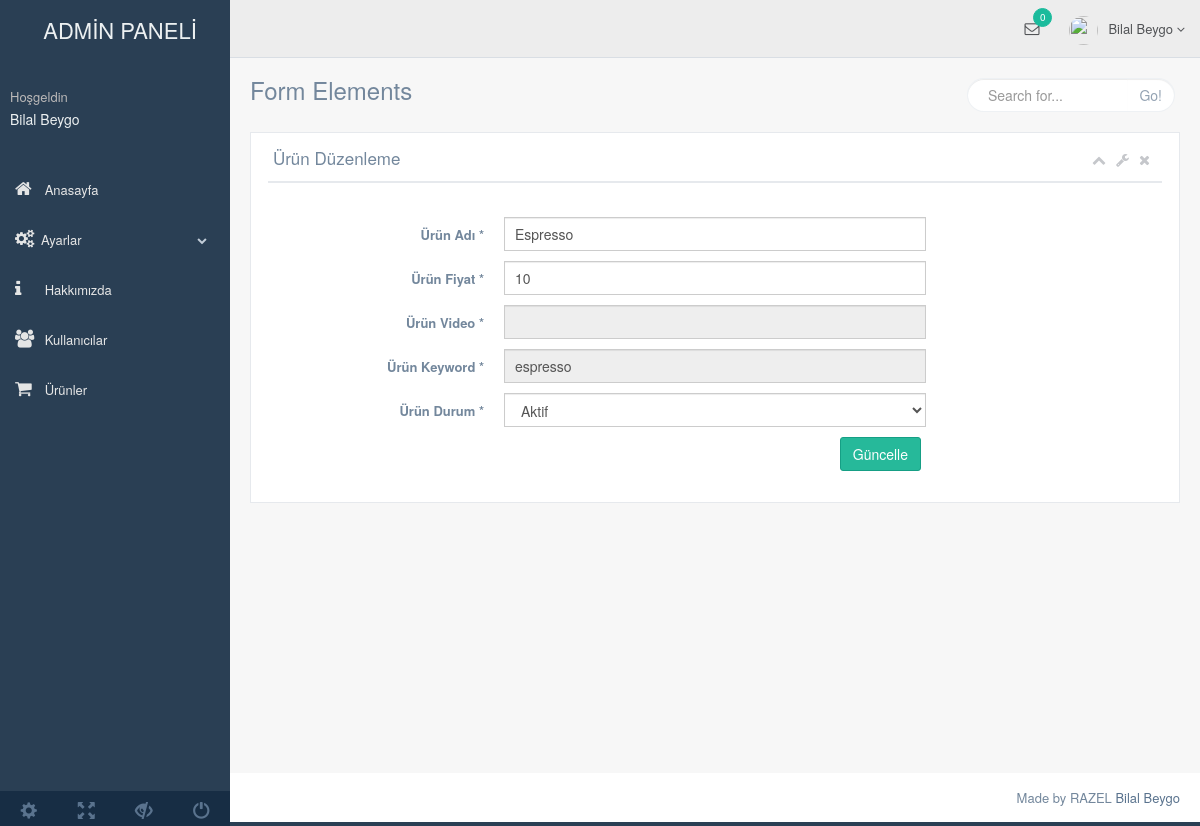
/nedmin/production/urun-duzenle.php?urun_id=2 (signed in), run on the app's committed database.
### tables this page shows
CREATE TABLE `kullanici` (
  `kullanici_id` int(11) NOT NULL,
  `kullanici_zaman` datetime NOT NULL DEFAULT current_timestamp(),
  `kullanici_resim` varchar(250) NOT NULL,
  `kullanici_tc` varchar(50) NOT NULL,
  `kullanici_ad` varchar(50) NOT NULL,
  `kullanici_mail` varchar(100) NOT NULL,
  `kullanici_gsm` varchar(50) NOT NULL,
  `kullanici_password` varchar(50) NOT NULL,
  `kullanici_adsoyad` varchar(50) NOT NULL,
  `kullanici_adres` varchar(250) NOT NULL,
  `kullanici_il` varchar(100) NOT NULL,
  `kullanici_ilce` varchar(100) NOT NULL,
  `kullanici_unvan` varchar(100) NOT NULL,
  `kullanici_yetki` varchar(50) NOT NULL,
  `kullanici_durum` int(1) NOT NULL DEFAULT 1
);

CREATE TABLE `urun` (
  `urun_id` int(11) NOT NULL,
  `kategor_id` int(11) NOT NULL,
  `urun_zaman` timestamp NOT NULL DEFAULT current_timestamp(),
  `urun_ad` varchar(250) NOT NULL,
  `urun_seourl` varchar(250) NOT NULL,
  `urun_detay` text NOT NULL,
  `urun_img_path` varchar(250) NOT NULL,
  `urun_fiyat` float NOT NULL,
  `urun_video` varchar(50) NOT NULL,
  `urun_keyword` varchar(250) NOT NULL,
  `urun_stok` int(11) NOT NULL,
  `urun_durum` enum('0','1') NOT NULL DEFAULT '1'
);

### nedmin/production/urun-duzenle.php (the view, shortened to what this page needs)
<?php
  include 'header.php';
  $urunsor = $db->prepare("SELECT * FROM urun WHERE urun_id=:id");
  $urunsor->execute(array('id' => $_GET['urun_id'] ));
  $uruncek = $urunsor ->fetch(PDO::FETCH_ASSOC);
?>
        <div class="right_col" role="main">
          <div class="">
            <div class="page-title">
              <div class="title_left">
                <h3>Form Elements</h3>
              </div>
              <div class="title_right">
                <div class="col-md-5 col-sm-5 col-xs-12 form-group pull-right top_search">
                  <div class="input-group">
                    <input type="text" class="form-control" placeholder="Search for...">
                    <span class="input-group-btn">
                      <button class="btn btn-default" type="button">Go!</button>
                    </span>
                  </div>
                </div>
              </div>
            </div>
            <div class="clearfix"></div>
            <div class="row">
              <div class="col-md-12 col-sm-12 col-xs-12">
                <div class="x_panel">
                  <div class="x_title">
                    <h2>Ürün Düzenleme </h2>
                    <ul class="nav navbar-right panel_toolbox">
                      <li><a class="collapse-link"><i class="fa fa-chevron-up"></i></a>
                      </li>
                      <li class="dropdown">
                        <a href="#" class="dropdown-toggle" data-toggle="dropdown" role="button" aria-expanded="false"><i class="fa fa-wrench"></i></a>
                      </li>
                      <li><a class="close-link"><i class="fa fa-close"></i></a>
                      </li>
                    </ul>
                    <div class="clearfix"></div>
                  </div>
                  <div class="x_content">
                    <br />
                    <form action="../netting/islem.php" method="POST" id="demo-form2" data-parsley-validate class="form-horizontal form-label-left">
                      <div class="form-group">
                        <label class="control-label col-md-3 col-sm-3 col-xs-12" for="first-name">Ürün Adı <span class="required">*</span>
                        </label>
                        <div class="col-md-6 col-sm-6 col-xs-12">
                          <input name="urun_ad" value="<?php echo $uruncek['urun_ad']?>" type="text" id="first-name" required="required" class="form-control col-md-7 col-xs-12">
                        </div>
                      </div>
                      <div class="form-group">
                        <label class="control-label col-md-3 col-sm-3 col-xs-12" for="first-name">Ürün Fiyat <span class="required">*</span>
                        </label>
                        <div class="col-md-6 col-sm-6 col-xs-12">
                          <input name="urun_fiyat" value="<?php echo $uruncek['urun_fiyat']?>" type="text" id="first-name" required="required" class="form-control col-md-7 col-xs-12">
                        </div>
                      </div>
                      <div class="form-group">
                        <label class="control-label col-md-3 col-sm-3 col-xs-12" for="first-name">Ürün Video <span class="required">*</span>
                        </label>
                        <div class="col-md-6 col-sm-6 col-xs-12">
                          <input name="urun_video" disabled="" value="<?php echo $uruncek['urun_video']?>" type="text" id="first-name" required="required" class="form-control col-md-7 col-xs-12">
                        </div>
                      </div>
                      <div class="form-group">
                        <label class="control-label col-md-3 col-sm-3 col-xs-12" for="first-name">Ürün Keyword <span class="required">*</span>
                        </label>
                        <div class="col-md-6 col-sm-6 col-xs-12">
                          <input name="urun_keyword" disabled="" value="<?php echo $uruncek['urun_keyword']?>" type="text" id="first-name" required="required" class="form-control col-md-7 col-xs-12">
                        </div>
                      </div>
                      <div class="form-group">
                        <label class="control-label col-md-3 col-sm-3 col-xs-12" for="first-name">Ürün Durum <span class="required">*</span>
                        </label>
                        <div class="col-md-6 col-sm-6 col-xs-12">
                          <select id="heard" class="form-control" name="urun_durum" required>
                            <option value="0"<?php echo $uruncek['urun_durum'] == '1' ? 'selected=""' : '';?>>Aktif</option>
                          </select>
                        </div>
                      </div>
                      <div class="form-group" align="right">
                        <div class="col-md-6 col-sm-6 col-xs-12 col-md-offset-3">
                          <button type="submit" name="urunduzenle" class="btn btn-success">Güncelle</button>
                        </div>
                      </div>
                    </form>
                  </div>
                </div>
              </div>
            </div>
          </div>
        </div>
        <?php
          include 'footer.php'
        ?>

### nedmin/production/header.php (shortened to what this page needs)
<?php
  include '../netting/baglan.php';
  $kullanicisor = $db->prepare("SELECT * FROM kullanici WHERE kullanici_mail=:mail");
  $kullanicisor->execute(array('mail' => $_SESSION['kullanici_mail'] ));
  $kullanicicek = $kullanicisor ->fetch(PDO::FETCH_ASSOC);
?>
<!DOCTYPE html>
<html lang="en">
  <head>
    <link href="../vendors/bootstrap/dist/css/bootstrap.min.css" rel="stylesheet">
    <link href="../vendors/font-awesome/css/font-awesome.min.css" rel="stylesheet">
    <link href="../vendors/nprogress/nprogress.css" rel="stylesheet">
    <link href="../vendors/iCheck/skins/flat/green.css" rel="stylesheet">
    <link href="../vendors/datatables.net-bs/css/dataTables.bootstrap.min.css" rel="stylesheet">
    <link href="../vendors/datatables.net-buttons-bs/css/buttons.bootstrap.min.css" rel="stylesheet">
    <link href="../vendors/datatables.net-fixedheader-bs/css/fixedHeader.bootstrap.min.css" rel="stylesheet">
    <link href="../vendors/datatables.net-responsive-bs/css/responsive.bootstrap.min.css" rel="stylesheet">
    <link href="../vendors/datatables.net-scroller-bs/css/scroller.bootstrap.min.css" rel="stylesheet">
    <link href="../build/css/custom.min.css" rel="stylesheet">
  </head>
  <body class="nav-md">
    <div class="container body">
      <div class="main_container">
        <div class="col-md-3 left_col">
          <div class="left_col scroll-view">
            <div align="center" class="navbar nav_title" style="border: 0;">
              <a href="index.php" class="site_title"></i> <span>ADMİN PANELİ</span></a>
            </div>
            <div class="profile clearfix">
              <div class="profile_info">
                <span>Hoşgeldin</span>
                <h2><?php echo $kullanicicek['kullanici_adsoyad']?></h2>
              </div>
            </div>
            <br />
            <div id="sidebar-menu" class="main_menu_side hidden-print main_menu">
              <div class="menu_section">
                <ul class="nav side-menu">
                  <li><a href="index.php"><i class="fa fa-home"></i> Anasayfa</a>
                  </li>
                  <li><a><i class="fa fa-cogs"></i>Ayarlar <span class="fa fa-chevron-down"></span></a>
                  </li>
                  <li><a href="hakkimizda.php"><i class="fa fa-info"></i> Hakkımızda</a>
                  </li>
                  <li><a href="kullanici.php"><i class="fa fa-users"></i> Kullanıcılar</a>
                  </li>
                  <li><a href="urun.php"><i class="fa fa-shopping-cart"></i> Ürünler</span></a></li>
                </ul>
              </div>
            </div>
            <div class="sidebar-footer hidden-small">
              <a data-toggle="tooltip" data-placement="top" title="Settings">
                <span class="glyphicon glyphicon-cog" aria-hidden="true"></span>
              </a>
              <a data-toggle="tooltip" data-placement="top" title="FullScreen">
                <span class="glyphicon glyphicon-fullscreen" aria-hidden="true"></span>
              </a>
              <a data-toggle="tooltip" data-placement="top" title="Lock">
                <span class="glyphicon glyphicon-eye-close" aria-hidden="true"></span>
              </a>
              <a data-toggle="tooltip" data-placement="top" title="Logout">
                <span class="glyphicon glyphicon-off" aria-hidden="true"></span>
              </a>
            </div>
          </div>
        </div>
        <div class="top_nav">
          <div class="nav_menu">
            <nav>
              <ul class="nav navbar-nav navbar-right">
                <li class="">
                  <a href="javascript:;" class="user-profile dropdown-toggle" data-toggle="dropdown" aria-expanded="false">
                    <img src="images/img.jpg" alt=""><?php echo $kullanicicek['kullanici_adsoyad'];?>
                    <span class=" fa fa-angle-down"></span>
                  </a>
                </li>
                <li role="presentation" class="dropdown">
                  <a href="javascript:;" class="dropdown-toggle info-number" data-toggle="dropdown" aria-expanded="false">
                    <i class="fa fa-envelope-o"></i>
                    <span class="badge bg-green">0</span>
                  </a>
                </li>
              </ul>
            </nav>
          </div>
        </div>

### data on the page
kullanici: kullanici_adsoyad "Bilal Beygo"
urun: urun_ad "Espresso", urun_fiyat "10", urun_keyword "espresso", urun_durum "Aktif"
